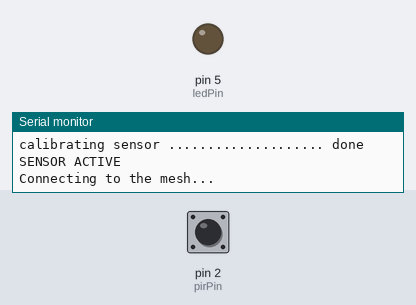
Bench run of a sketch on a simulated Arduino Uno, built with avr-gcc and run on an emulated ATmega328P. Shown: output pins drawn as LEDs (lit = HIGH), the last lines printed to the serial monitor. The inputs (shaded band) are chosen by the test bench; at power-on: pin 2 (pirPin) HIGH.

Above: at 1.2 s.
1.3 s: pin 2 (pirPin) pulsed LOW 2 times (0.12 s each, 0.3 s apart)
At 1.8 s:
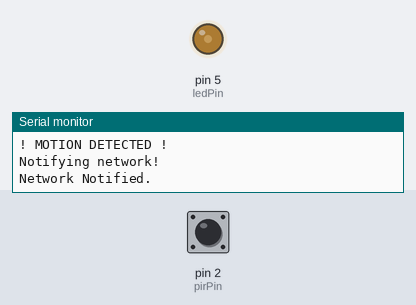
3.4 s: pin 2 (pirPin) pulsed LOW 5 times (0.12 s each, 0.3 s apart)
Timing chart, 0 to 6.4 s (numbered marks = the images above; inputs shaded):
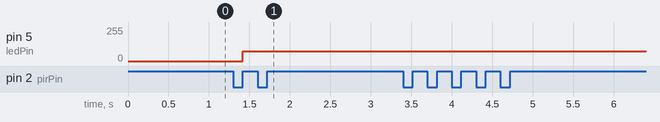

The sketch:

RF24MeshNet_Node_motion_with_interrupt.ino
```cpp
#include "RF24.h"
#include "RF24Network.h"
#include "RF24Mesh.h"
#include <SPI.h>
#include <EEPROM.h>
//#include <printf.h>

/* Define algorithm to (weakly) authenticate nodes on the mesh. */
#define nodeID 6

/*** PIR sensor ***/
const int ledPin = 5; // PWM
const int pirPin = 2;
const int calibrationTime = 20;

// Control variables
bool lockLow = true;
bool takeLowTime;
bool tripped = false;
/*the time when the sensor outputs a low impulse*/
long unsigned int lowIn;
/*the amount of milliseconds the sensor has to be low before we assume all motion has stopped*/
long unsigned int pause = 5000;


/**** Configure the nrf24l01 CE and CS pins ****/
RF24 radio(7, 8);
RF24Network network(radio);
RF24Mesh mesh(radio, network);

uint32_t displayTimer = 0;

struct payload_t
{
  unsigned long ms;
  unsigned long counter;
  bool sensorTrip = false;
};

/*** Interrupt handler function ***/
void inline sensor_interrupt()
{
  tripped = true;
}

void setup()
{
  Serial.begin(115200);

  lockLow = true;
  pinMode(ledPin, OUTPUT);
//  pinMode(pirPin, INPUT);
  attachInterrupt(digitalPinToInterrupt(pirPin), sensor_interrupt, RISING);
  digitalWrite(ledPin, LOW);
//  digitalWrite(pirPin, LOW);

  //give the sensor some time to calibrate
  noInterrupts(); // ============================================= Necessary?
  Serial.print("calibrating sensor ");
  for (int i = 0; i < calibrationTime; i++)
  {
    Serial.print(".");
    delay(500);
  }
  Serial.println(" done");
  Serial.println("SENSOR ACTIVE");
  //delay(50);

  // Set the nodeID manually
  mesh.setNodeID(nodeID);
  // Connect to the mesh
  Serial.println(F("Connecting to the mesh..."));
  mesh.begin();
  interrupts(); // =============================================== Necessary?

}

////////////////////////////
//LOOP
void loop()
{
  mesh.update();

  // Send to the master node every ten seconds.
  if (millis() - displayTimer >= 10000)
  {
    Serial.println("Checking in with mesh...");
    displayTimer = millis();

    // Send an 'M' type message containing the current millis()
    if (!mesh.write(&displayTimer, 'M', sizeof(displayTimer)))
    {

      // If a write fails, check connectivity to the mesh network
      if ( ! mesh.checkConnection() )
      {
        //refresh the network address
        Serial.println("Renewing Address");
        mesh.renewAddress();
      }
      else
      {
        Serial.println("Send fail, Test OK");
      }
    }
    else
    {
      Serial.print("Send OK: ");
      Serial.println(displayTimer);
    }
  }

  if (network.available())
  {
    Serial.println("Incoming message!");
    while (network.available())
    {
      RF24NetworkHeader header;
      payload_t payload;
      network.read(header, &payload, sizeof(payload));
      Serial.print("Received packet #");
      Serial.print(payload.counter);
      Serial.print(" at ");
      Serial.print(payload.ms);
      Serial.println(" ms");
    }
  }


//  if (digitalRead(pirPin) == HIGH)
  while (tripped)
  {
    Serial.println("! MOTION DETECTED !");
//    digitalWrite(ledPin, HIGH);   //the led visualizes the sensors output pin state
    analogWrite(ledPin, 75); // For quieter times.
//    tripped = true;
    Serial.println("Notifying network!");
    if (!mesh.write(&tripped, 'S', sizeof(tripped)))
    {
      // If a write fails, check connectivity to the mesh network
      if ( ! mesh.checkConnection() )
      {
        //refresh the network address
        Serial.println("Renewing Address");
        mesh.renewAddress();
      }
      else
      {
        Serial.println("Send fail, Test OK");
      }
    }
    else
    {
      Serial.print("Network Notified.");
      tripped = false;
    }
    if (lockLow)
    {
      //makes sure we wait for a transition to LOW before any further output is made:
      lockLow = false;
      Serial.println("---");
      Serial.print(" at ");
      Serial.print(millis() / 1000);
      Serial.println(" sec");
      // Send it to master node! //
      /*** Send motion detected to notification to master node! ***/
      delay(50);
    }
    takeLowTime = true;
//  } // Original end of if(tripped)
//  else
//  {
//    Serial.println("No motion detected...");
//  }

    if (digitalRead(pirPin) == LOW)
    {
      //digitalWrite(ledPin, LOW);
      analogWrite(ledPin, 0);  //the led visualizes the sensors output pin state
      tripped = false;
      if (takeLowTime)
      {
        lowIn = millis();          //save the time of the transition from high to LOW
        takeLowTime = false;       //make sure this is only done at the start of a LOW phase
      }
      //if the sensor is low for more than the given pause,
      //we assume that no more motion is going to happen
      if (!lockLow && millis() - lowIn > pause)
      {
        //makes sure this block of code is only executed again after
        //a new motion sequence has been detected
        lockLow = true;
        Serial.print("motion ended at ");      //output
        Serial.print((millis() - pause) / 1000);
        Serial.println(" sec");
        // Send motion ended notification to master node.
        /*** Send it! ***/
        delay(50);
      }
    }
  } // New end of while(tripped)
}
```

Measured:
- after the input at 1.3 s, pin 5 (ledPin): 0/255 → 75/255 after 0.12 s
